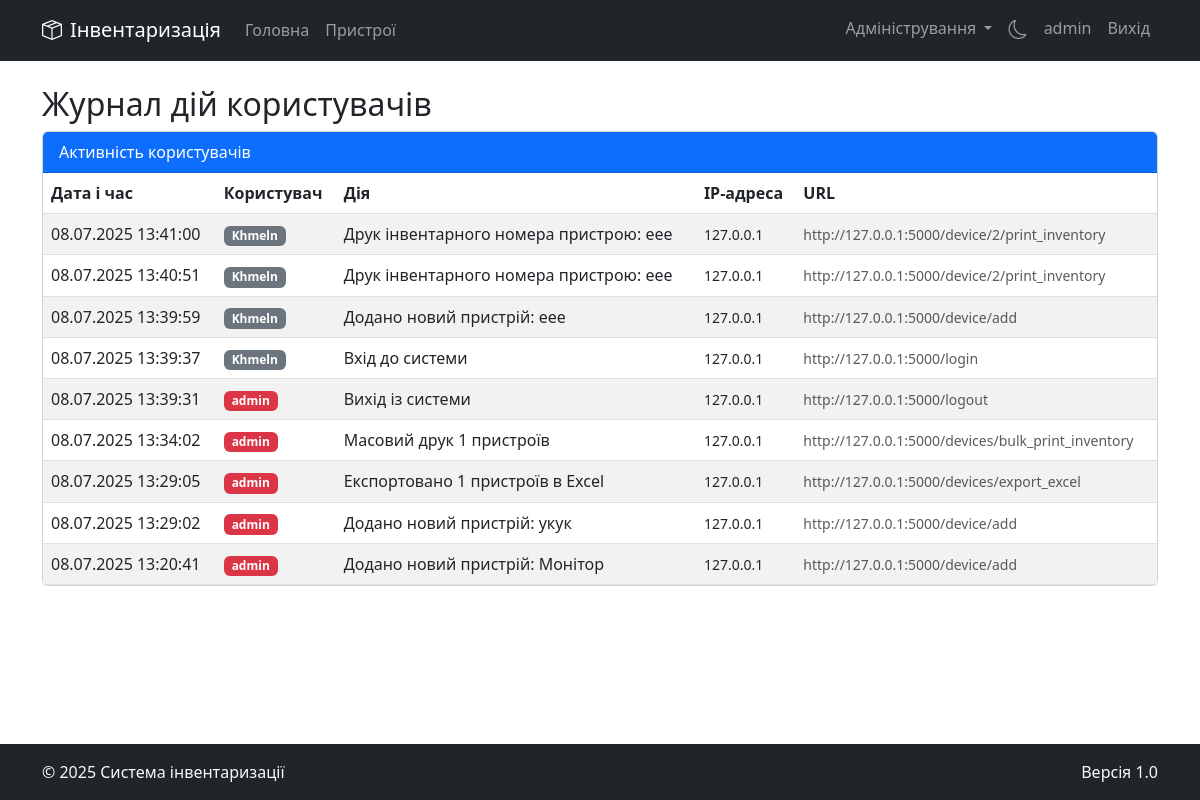
The app's page /admin/user-activity (signed in) with its own data.
### models.py (models this page shows)
class User(UserMixin, db.Model):
    id = db.Column(db.Integer, primary_key=True)
    username = db.Column(db.String(80), unique=True, nullable=False)
    password_hash = db.Column(db.String(255), nullable=False)
    is_admin = db.Column(db.Boolean, default=False)
    is_active = db.Column(db.Boolean, default=True)
    city_id = db.Column(db.Integer, db.ForeignKey('city.id'), nullable=False)
    created_at = db.Column(db.DateTime, default=datetime.utcnow)
    last_login = db.Column(db.DateTime)
    activities = db.relationship('UserActivity', backref='user', lazy=True)
    device_histories = db.relationship('DeviceHistory', backref='user', lazy=True)

class UserActivity(db.Model):
    id = db.Column(db.Integer, primary_key=True)
    user_id = db.Column(db.Integer, db.ForeignKey('user.id'), nullable=False)
    action = db.Column(db.String(200), nullable=False)
    ip_address = db.Column(db.String(45))
    user_agent = db.Column(db.Text)
    url = db.Column(db.String(500))
    timestamp = db.Column(db.DateTime, default=datetime.utcnow)

### blueprints/admin.py (the view)
@admin_bp.route('/user-activity')
@login_required
@admin_required
def admin_user_activity():
    page = request.args.get('page', 1, type=int)
    per_page = 50  # Збільшуємо кількість записів на сторінку для журналу
    activities = UserActivity.query.order_by(UserActivity.timestamp.desc()).paginate(
        page=page, per_page=per_page, error_out=False
    )
    return render_template('admin/user_activity.html', activities=activities)

### app.py (called while the page is built)
@login_manager.user_loader
def load_user(user_id):
    return User.query.get(int(user_id))

### utils.py (called while the page is built)
def admin_required(f):
    @wraps(f)
    def decorated_function(*args, **kwargs):
        if not current_user.is_authenticated or not current_user.is_admin:
            abort(403)
        return f(*args, **kwargs)
    return decorated_function

### templates/admin/user_activity.html (shortened to what this page needs)
{% extends "base.html" %}
{% block content %}
<h2>Журнал дій користувачів</h2>
<div class="card">
    <div class="card-header bg-primary text-white">
        <div class="d-flex justify-content-between align-items-center">
            <span>Активність користувачів</span>
        </div>
    </div>
    <div class="card-body p-0">
        <div class="table-responsive">
            <table class="table table-striped table-hover mb-0">
                <thead>
                    <tr>
                        <th>Дата і час</th>
                        <th>Користувач</th>
                        <th>Дія</th>
                        <th>IP-адреса</th>
                        <th>URL</th>
                    </tr>
                </thead>
                <tbody>
                    {% for activity in activities.items %}
                    <tr>
                        <td>{{ activity.timestamp.strftime('%d.%m.%Y %H:%M:%S') }}</td>
                        <td>
                            <span class="badge {% if activity.user.is_admin %}bg-danger{% else %}bg-secondary{% endif %}">
                                {{ activity.user.username }}
                            </span>
                        </td>
                        <td>{{ activity.action }}</td>
                        <td><small>{{ activity.ip_address }}</small></td>
                        <td><small class="text-muted">{{ activity.url }}</small></td>
                    </tr>
                    {% endfor %}
                </tbody>
            </table>
        </div>
    </div>
</div>
{% endblock %}

### templates/base.html (shortened to what this page needs)
<!DOCTYPE html>
<html lang="uk" data-bs-theme="{{ request.cookies.get('theme', 'light') }}">
<head>
    <link href="https://cdn.jsdelivr.net/npm/bootstrap@5.3.0/dist/css/bootstrap.min.css" rel="stylesheet">
    <link rel="stylesheet" href="https://cdn.jsdelivr.net/npm/bootstrap-icons@1.11.0/font/bootstrap-icons.css">
</head>
<body>
    <header>
        <nav class="navbar navbar-expand-lg navbar-dark bg-dark mb-4">
            <div class="container">
                <a class="navbar-brand" href="{{ url_for('index') }}">
                    <i class="bi bi-box-seam me-2"></i>Інвентаризація
                </a>
                <div class="collapse navbar-collapse" id="navbarNav">
                    <ul class="navbar-nav me-auto">
                        <li class="nav-item">
                            <a class="nav-link" href="{{ url_for('index') }}">Головна</a>
                        </li>
                        {% if current_user.is_authenticated %}
                        <li class="nav-item">
                            <a class="nav-link" href="{{ url_for('devices.devices') }}">Пристрої</a>
                        </li>
                        {% endif %}
                    </ul>
                    <ul class="navbar-nav ms-auto">
                        {% if current_user.is_authenticated %}
                            {% if current_user.is_admin %}
                            <li class="nav-item dropdown">
                                <a class="nav-link dropdown-toggle" href="#" id="adminDropdown" role="button" data-bs-toggle="dropdown" aria-expanded="false">
                                    Адміністрування
                                </a>
                            </li>
                            {% endif %}
                            <li class="nav-item">
                                <a class="nav-link" href="{{ url_for('toggle_theme') }}">
                                    {% if request.cookies.get('theme') == 'dark' %}
                                        <i class="bi bi-sun navbar-theme-icon"></i>
                                    {% else %}
                                        <i class="bi bi-moon navbar-theme-icon"></i>
                                    {% endif %}
                                </a>
                            </li>
                            <li class="nav-item">
                                <a class="nav-link" href="#">{{ current_user.username }}</a>
                            </li>
                            <li class="nav-item">
                                <a class="nav-link" href="{{ url_for('auth.logout') }}">Вихід</a>
                            </li>
                        {% endif %}
                    </ul>
                </div>
            </div>
        </nav>
    </header>
    <main class="container mb-4">
        {% block content %}{% endblock %}
    </main>
    <footer class="bg-dark text-light py-3 mt-auto">
        <div class="container">
            <div class="row">
                <div class="col-md-6">
                    <p class="mb-0">&copy; 2025 Система інвентаризації</p>
                </div>
                <div class="col-md-6 text-md-end">
                    <p class="mb-0">Версія 1.0</p>
                </div>
            </div>
        </div>
    </footer>
</body>
</html>

### templates/base.html (style rules this page uses)
body { min-height: 100vh; display: flex; flex-direction: column; }
main { flex: 1; }
.navbar-theme-icon { font-size: 1.2rem; cursor: pointer; }

### records on screen
User: username "admin"
UserActivity: timestamp "08.07.2025 13:41:00", user.username "Khmeln", action "Друк інвентарного номера пристрою: eee", ip_address "127.0.0.1", url "http://127.0.0.1:5000/device/2/print_inventory"
UserActivity: timestamp "08.07.2025 13:40:51", user.username "Khmeln", action "Друк інвентарного номера пристрою: eee", ip_address "127.0.0.1", url "http://127.0.0.1:5000/device/2/print_inventory"
UserActivity: timestamp "08.07.2025 13:39:59", user.username "Khmeln", action "Додано новий пристрій: eee", ip_address "127.0.0.1", url "http://127.0.0.1:5000/device/add"
UserActivity: timestamp "08.07.2025 13:39:37", user.username "Khmeln", action "Вхід до системи", ip_address "127.0.0.1", url "http://127.0.0.1:5000/login"
UserActivity: timestamp "08.07.2025 13:39:31", user.username "admin", action "Вихід із системи", ip_address "127.0.0.1", url "http://127.0.0.1:5000/logout"
UserActivity: timestamp "08.07.2025 13:34:02", user.username "admin", action "Масовий друк 1 пристроїв", ip_address "127.0.0.1", url "http://127.0.0.1:5000/devices/bulk_print_inventory"
UserActivity: timestamp "08.07.2025 13:29:05", user.username "admin", action "Експортовано 1 пристроїв в Excel", ip_address "127.0.0.1", url "http://127.0.0.1:5000/devices/export_excel"
UserActivity: timestamp "08.07.2025 13:29:02", user.username "admin", action "Додано новий пристрій: укук", ip_address "127.0.0.1", url "http://127.0.0.1:5000/device/add"
UserActivity: timestamp "08.07.2025 13:20:41", user.username "admin", action "Додано новий пристрій: Монітор", ip_address "127.0.0.1", url "http://127.0.0.1:5000/device/add"
